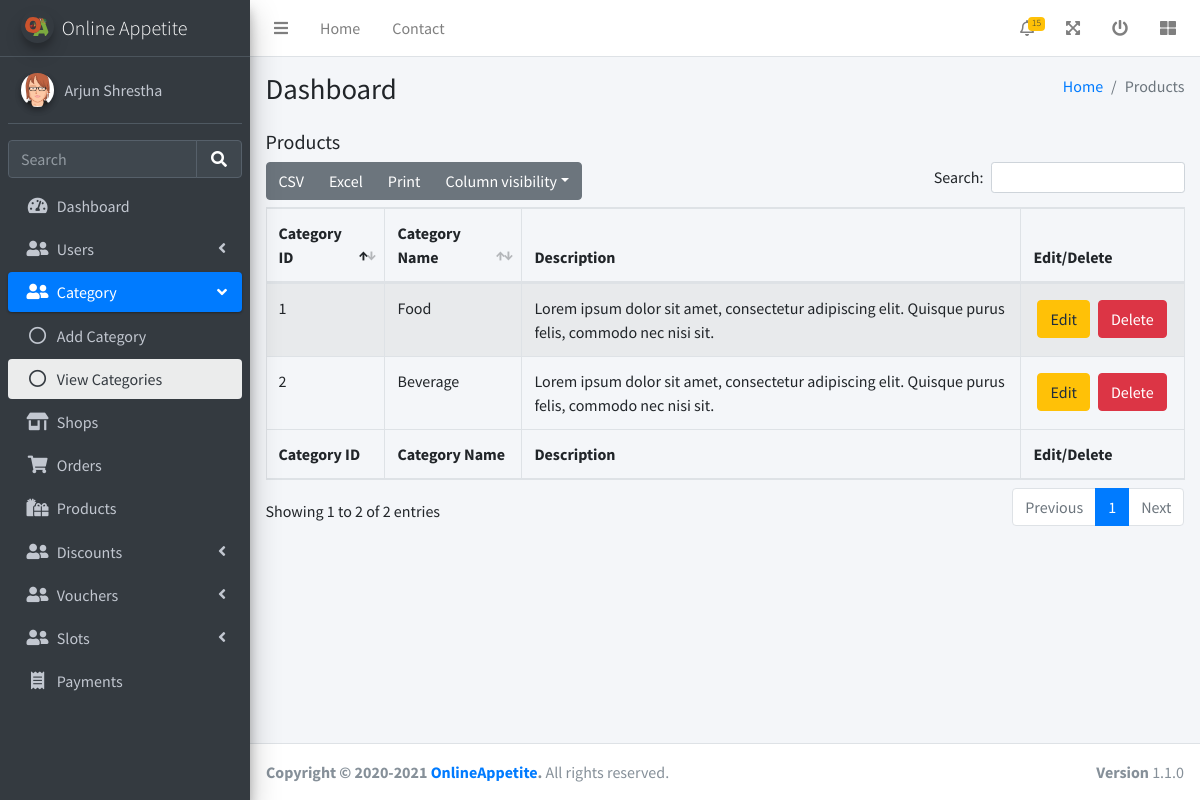
The page /admin/viewCategories.php (signed in) on the database as committed earlier.
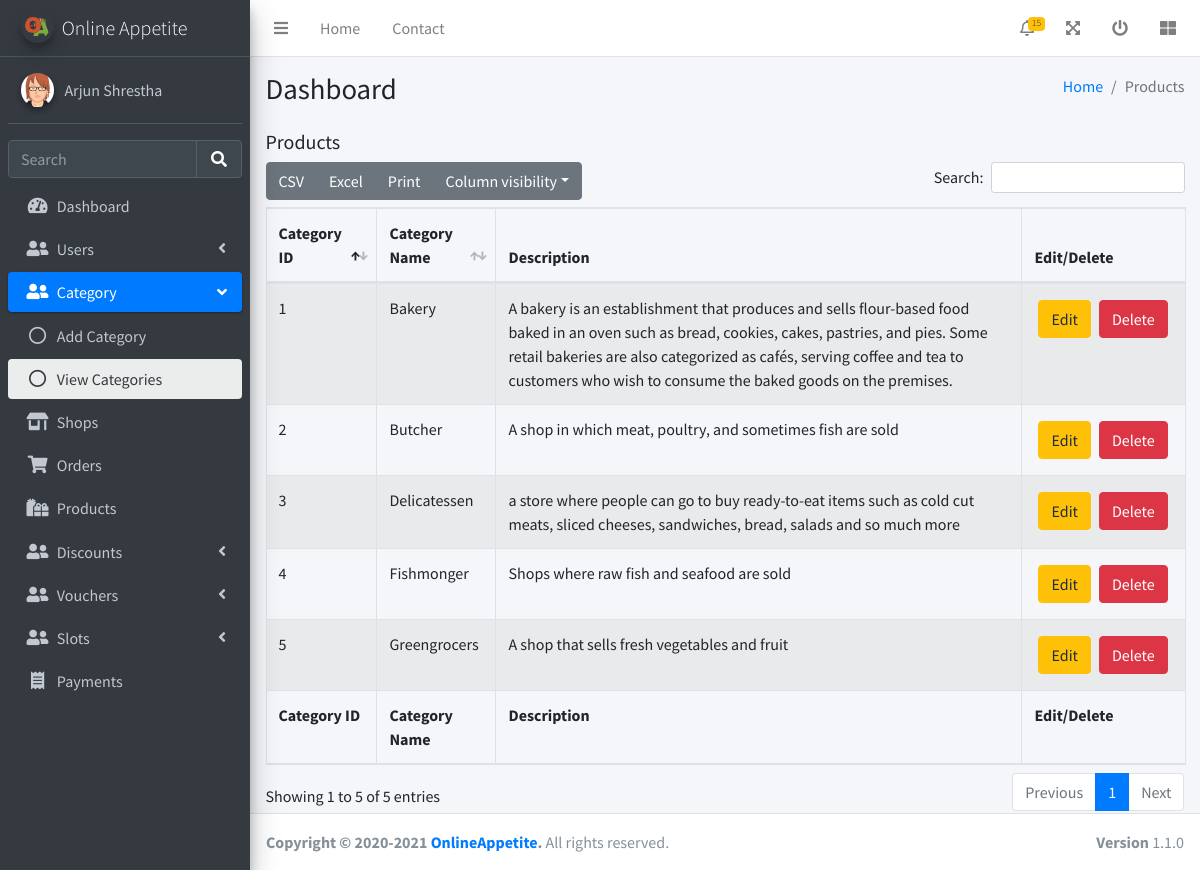
The same page on the database as committed later.
### tables this page shows
CREATE TABLE categories (
	category_id INTEGER NOT NULL PRIMARY KEY AUTOINCREMENT,
	category_name VARCHAR(30) NOT NULL,
	description VARCHAR(200) NOT NULL,
	image VARCHAR(200) NOT NULL,
	created_at TIMESTAMP DEFAULT CURRENT_TIMESTAMP,
	updated_at TIMESTAMP NULL
);

### utils/database.php (called while the page is built, shortened)
<?php
    try {
        $conn = new PDO("sqlite:".__DIR__."/../database.sqlite");
        $conn->setAttribute(PDO::ATTR_ERRMODE, PDO::ERRMODE_EXCEPTION);
    }catch(PDOException $e) {
        die("Connection failed: " . $e->getMessage());
    }
    function fetch_all_row($sql){
        global $conn;
        $stmt = $conn->prepare($sql);
        $stmt->execute();
        $res = $stmt->fetchAll(PDO::FETCH_ASSOC);
        return $res;
    }

### admin/viewCategories.php (the view, shortened to what this page needs)
<?php
require_once '../utils/database.php';
?>
<!DOCTYPE html>
<html lang="en">
<head>
  <link rel="stylesheet" href="/css/fontawesome-free/css/all.min.css">
  <link rel="stylesheet" href="/css/datatables-bs4/dataTables.bootstrap4.min.css">
  <link rel="stylesheet" href="/css/datatables-responsive/responsive.bootstrap4.min.css">
  <link rel="stylesheet" href="/css/datatables-buttons/buttons.bootstrap4.min.css">
  <link rel="stylesheet" href="https://code.ionicframework.com/ionicons/2.0.1/css/ionicons.min.css">
  <link rel="stylesheet" href="/css/adminlte/adminlte.min.css">
</head>
<body class="hold-transition sidebar-mini">
  <div class="wrapper">
    <?php
    include 'header.php';
    $categories = fetch_all_row("SELECT * FROM categories");
    ?>
    <div class="content-wrapper">
      <section class="content-header">
        <div class="container-fluid">
          <div class="row mb-2">
            <div class="col-sm-6">
              <h1>Dashboard</h1>
            </div>
            <div class="col-sm-6">
              <ol class="breadcrumb float-sm-right">
                <li class="breadcrumb-item"><a href="#">Home</a></li>
                <li class="breadcrumb-item active">Products</li>
              </ol>
            </div>
          </div>
        </div>
      </section>
      <section class="content">
        <div class="container-fluid">
          <h5 class="mb-2">Products</h5>
          <table id="shopTable" class="table table-bordered table-striped">
            <thead>
              <tr>
                <th>Category ID</th>
                <th>Category Name</th>
                <th class="no-sort">Description</th>
                <th class="no-sort no-search">Edit/Delete</th>
              </tr>
            </thead>
            <tbody>
              <?php foreach ($categories as $category) { ?>
                <tr>
                  <td><?=$category['category_id']?></td>
                  <td><?=$category['category_name']?></td>
                  <td><?=$category['description']?></td>
                  <td>
                    <div class="d-flex">
                      <button class="btn btn-warning m-1">Edit</button>
                      <button class="btn btn-danger m-1">Delete</button>
                    </div>
                  </td>
                </tr>
              <?php } ?>
            </tbody>
            <tfoot>
              <tr>
              <th>Category ID</th>
                <th>Category Name</th>
                <th>Description</th>
                <th>Edit/Delete</th>
              </tr>
            </tfoot>
          </table>
        </div>
      </section>
    </div>
    <?php include 'footer.php'; ?>
  </div>
</body>
</html>

Rows that differ between the two databases and show on the page:
changed categories id 1: category_name "Food" → "Bakery"; description "Lorem ipsum dolor sit amet, consectetur adipiscing elit. Quisque purus felis, commodo nec nisi sit." → "A bakery is an establishment that produces and sells flour-based food baked in an oven such as bread, cookies, cakes, pastries, and pies. Some retail bakeries are also categorized as cafés, serving coffee and tea to customers who wish to consume the baked goods on the premises."
changed categories id 2: category_name "Beverage" → "Butcher"; description "Lorem ipsum dolor sit amet, consectetur adipiscing elit. Quisque purus felis, commodo nec nisi sit." → "A shop in which meat, poultry, and sometimes fish are sold"
added categories: category_id "3", category_name "Delicatessen", description "a store where people can go to buy ready-to-eat items such as cold cut meats, sliced cheeses, sandwiches, bread, salads and so much more"
added categories: category_id "4", category_name "Fishmonger", description "Shops where raw fish and seafood are sold"
added categories: category_id "5", category_name "Greengrocers", description "A shop that sells fresh vegetables and fruit"
Other text that changed with them:
text written by a page script: "CSV Excel Print Column visibility Search: Showing 1 to 2 of 2 entries Previous 1 Next" → "CSV Excel Print Column visibility Search: Showing 1 to 5 of 5 entries Previous 1 Next"
